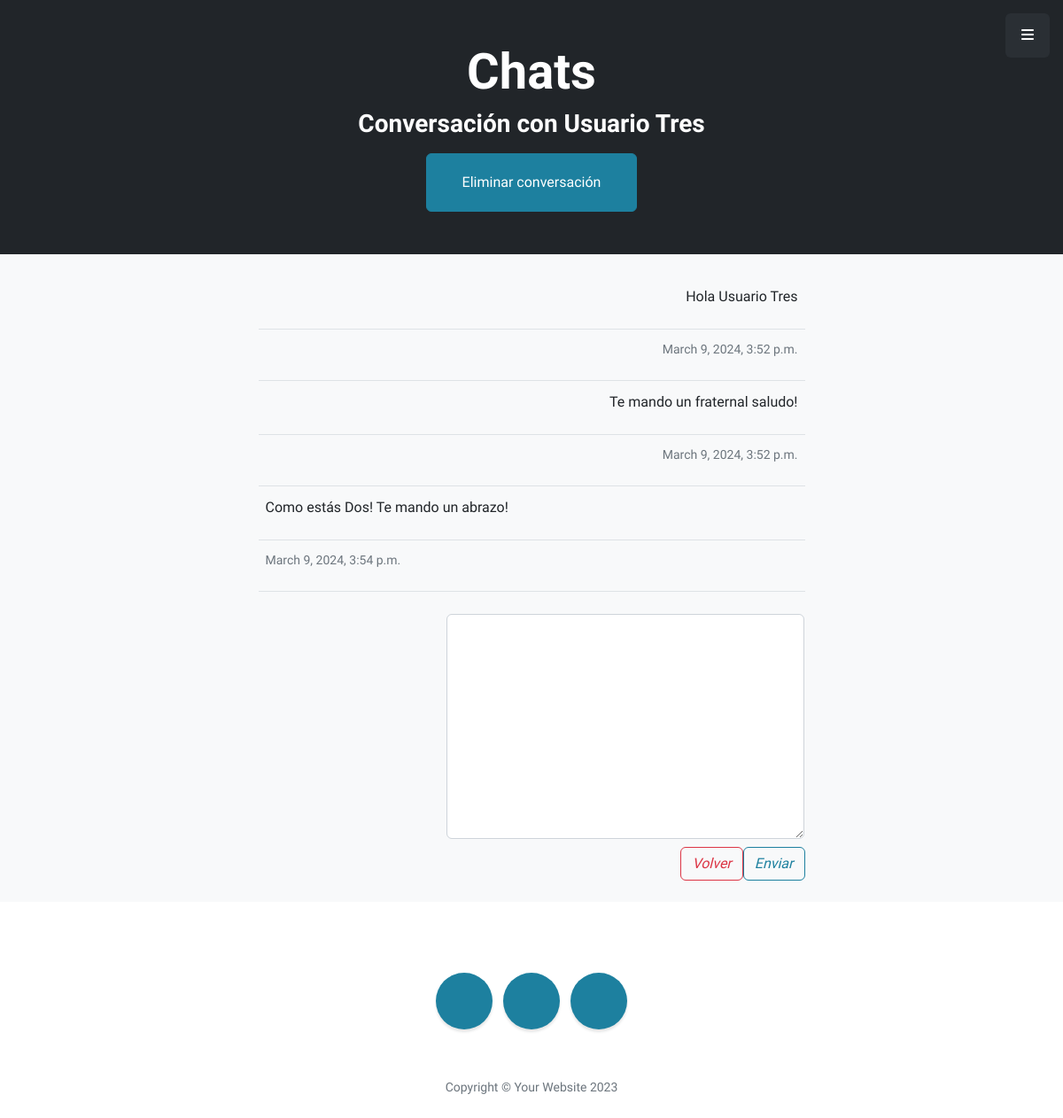
The app's page /messages/2/ (signed in) with its own data.
### AppProyecto/models.py (models this page shows)
class Chat(models.Model):
    user_chat_1    = models.ForeignKey(User, on_delete=models.CASCADE, related_name='chat_user_1')
    user_chat_2    = models.ForeignKey(User, on_delete=models.CASCADE, related_name='chat_user_2')
    fecha_creacion = models.DateField(auto_now=False, auto_now_add=True)

class Mensaje(models.Model):
    chat       = models.ForeignKey(Chat, on_delete=models.CASCADE)
    de_user    = models.ForeignKey(User, on_delete=models.CASCADE, null=True)
    contenido  = models.CharField(max_length=255)
    fecha_hora = models.DateTimeField(auto_now_add=True, auto_now=False)

### AppProyecto/views.py (the view)
# urls.py: path('messages/<int:id>/', views.ver_chat, name='Ver_chat'),
@login_required
def ver_chat(request, id):
    chat = Chat.objects.get(id=id)
    mensajes = None
    if request.method == 'POST':
        formulario_envio_mensaje = FormularioEnvioMensaje(request.POST)
        if formulario_envio_mensaje.is_valid():
            datos_mensaje = formulario_envio_mensaje.cleaned_data
            nuevo_mensaje = Mensaje(
                chat = chat,
                de_user = request.user,
                contenido = datos_mensaje['contenido']
            )
            nuevo_mensaje.save()
            return redirect('Ver_chat', chat.id)
    else:
        mensajes = Mensaje.objects.filter(chat=chat).order_by('id')
        formulario_envio_mensaje = FormularioEnvioMensaje()
    return render(request, 'AppProyecto/ver_chat.html', { 'formulario_envio_mensaje' : formulario_envio_mensaje, 'chat' : chat, 'mensajes' : mensajes })

### AppProyecto/forms.py
class FormularioEnvioMensaje(forms.Form):
    contenido = forms.CharField(
        required=True,
        widget=forms.Textarea(attrs={ 'class' : 'form-control' }),
        label=''
    )

### AppProyecto/templates/AppProyecto/ver_chat.html (shortened to what this page needs)
{% extends 'AppProyecto/padre.html' %}
{% load static %}
{% block bloque_header %}
    <header class="bg-dark py-4">
        <div class="container px-3 px-lg-4 my-4">
            <div class="text-center text-white">
                <h1 class="display-4 fw-bolder">
                    Chats
                </h1>
                <p class="lead fw-normal text-white-50 mb-0">
                    {% if request.user == chat.user_chat_1 %}
                    <h3 class="post-subtitle">
                        {% if chat.user_chat_2.get_full_name %}
                            Conversación con {{ chat.user_chat_2.get_full_name }}
                        {% else %}
                            Conversación con {{ chat.user_chat_2.username }}
                        {% endif %}
                    </h3>
                {% endif %}
                </p>
                <a class="btn btn-primary btn-xl" href="{% url 'Borrar_chat' chat.id %}">Eliminar conversación</a>
            </div>
        </div>
    </header>
{% endblock bloque_header %}
{% block contenidoQueCambia %}
<section class="bg-light">
    <div class="container p-3 p-lg-4">
        <div class="row gx-4 gx-lg-5 justify-content-center">
            <div class="col-md-10 col-lg-8 col-xl-7">
                <table class="table">
                    <tbody>
                        {% if mensajes %}
                            {% for mensaje in mensajes %}
                                <tr>
                                    <td>
                                        {% if request.user != mensaje.de_user %}
                                            <div class="d-flex flex-row pt-1 pt-lg-1">
                                                <p>{{ mensaje.contenido }}</p>
                                            </div>
                                        {% else %}
                                            <div class="d-flex flex-row-reverse pt-1 pt-lg-1">
                                                <p>{{ mensaje.contenido }}</p>
                                            </div>
                                        {% endif %}
                                    </td>
                                </tr>
                                <tr>
                                    <td class="">
                                        {% if request.user != mensaje.de_user %}
                                            <p class="d-flex flex-row form-text">{{ mensaje.fecha_hora }}</p>
                                        {% else %}
                                            <p class="d-flex flex-row-reverse form-text">{{ mensaje.fecha_hora }}</p>
                                        {% endif %}
                                    </td>
                                </tr>
                            {% endfor %}
                        {% endif %}
                    </tbody>
                </table>
            </div>
            <div class="col-md-10 col-lg-8 col-xl-7">
                <form action={% url 'Ver_chat' chat.id %} method='POST'>
                    <table class="d-flex flex-row-reverse pt-2 pt-lg-2">
                        {{ formulario_envio_mensaje.as_table }}
                    </table>
                    <div class="d-flex flex-row-reverse pt-2 ps-2 pt-lg-2">
                        <button class="btn btn-outline-primary fst-italic"> Enviar</button>
                        <a class="btn btn-outline-danger fst-italic" href={% url 'Ver_chats' %} role="button"> Volver</a>
                    </div>
                </form>
            </div>
        </div>
    </div>
</section>
{% endblock contenidoQueCambia %}

### records on screen
Chat: user_chat_2.get_full_name "Usuario Tres"
Mensaje: contenido "Hola Usuario Tres", fecha_hora "March 9, 2024, 3:52 p.m."
Mensaje: contenido "Te mando un fraternal saludo!", fecha_hora "March 9, 2024, 3:52 p.m."
Mensaje: contenido "Como estás Dos! Te mando un abrazo!", fecha_hora "March 9, 2024, 3:54 p.m."
